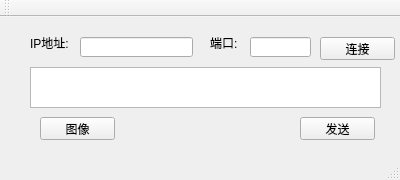
<?xml version="1.0" encoding="UTF-8"?>
<ui version="4.0">
 <class>MainWindow</class>
 <widget class="QMainWindow" name="MainWindow">
  <property name="geometry">
   <rect>
    <x>0</x>
    <y>0</y>
    <width>400</width>
    <height>180</height>
   </rect>
  </property>
  <property name="windowTitle">
   <string>MainWindow</string>
  </property>
  <widget class="QWidget" name="centralWidget">
   <widget class="QLabel" name="label">
    <property name="geometry">
     <rect>
      <x>30</x>
      <y>20</y>
      <width>54</width>
      <height>12</height>
     </rect>
    </property>
    <property name="text">
     <string>IP地址:</string>
    </property>
   </widget>
   <widget class="QLabel" name="label_2">
    <property name="geometry">
     <rect>
      <x>210</x>
      <y>20</y>
      <width>54</width>
      <height>12</height>
     </rect>
    </property>
    <property name="text">
     <string>端口:</string>
    </property>
   </widget>
   <widget class="QLineEdit" name="lineEdit_IP">
    <property name="geometry">
     <rect>
      <x>80</x>
      <y>20</y>
      <width>113</width>
      <height>20</height>
     </rect>
    </property>
   </widget>
   <widget class="QLineEdit" name="lineEdit_Port">
    <property name="geometry">
     <rect>
      <x>250</x>
      <y>20</y>
      <width>61</width>
      <height>20</height>
     </rect>
    </property>
   </widget>
   <widget class="QPushButton" name="pushButton_Connect">
    <property name="geometry">
     <rect>
      <x>320</x>
      <y>20</y>
      <width>75</width>
      <height>23</height>
     </rect>
    </property>
    <property name="text">
     <string>连接</string>
    </property>
   </widget>
   <widget class="QTextEdit" name="textEdit_Recv">
    <property name="geometry">
     <rect>
      <x>30</x>
      <y>50</y>
      <width>351</width>
      <height>41</height>
     </rect>
    </property>
   </widget>
   <widget class="QPushButton" name="pushButton_Send">
    <property name="geometry">
     <rect>
      <x>300</x>
      <y>100</y>
      <width>75</width>
      <height>23</height>
     </rect>
    </property>
    <property name="text">
     <string>发送</string>
    </property>
   </widget>
   <widget class="QPushButton" name="pushButton">
    <property name="geometry">
     <rect>
      <x>40</x>
      <y>100</y>
      <width>75</width>
      <height>23</height>
     </rect>
    </property>
    <property name="text">
     <string>图像</string>
    </property>
   </widget>
  </widget>
  <widget class="QMenuBar" name="menuBar">
   <property name="geometry">
    <rect>
     <x>0</x>
     <y>0</y>
     <width>400</width>
     <height>23</height>
    </rect>
   </property>
  </widget>
  <widget class="QToolBar" name="mainToolBar">
   <attribute name="toolBarArea">
    <enum>TopToolBarArea</enum>
   </attribute>
   <attribute name="toolBarBreak">
    <bool>false</bool>
   </attribute>
  </widget>
  <widget class="QStatusBar" name="statusBar"/>
 </widget>
 <layoutdefault spacing="6" margin="11"/>
 <resources/>
 <connections/>
</ui>
